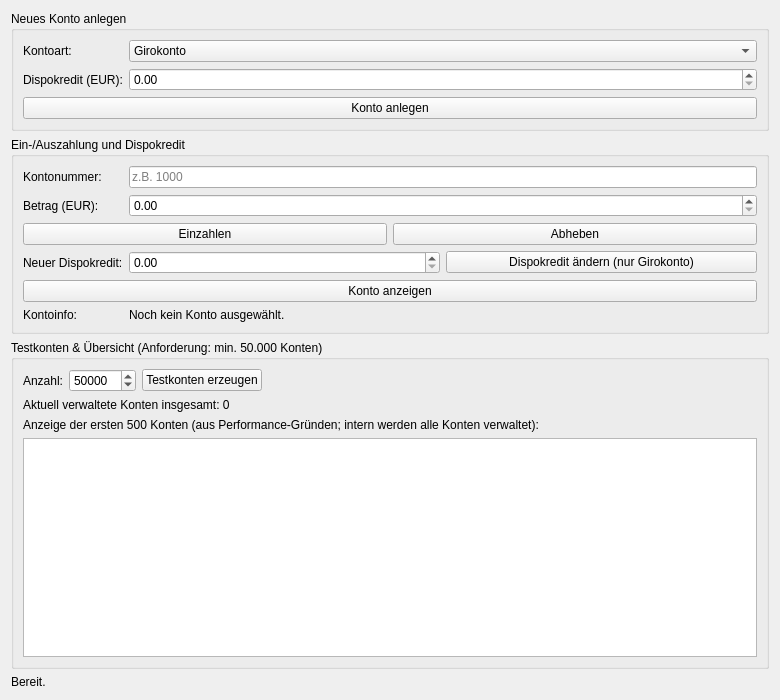
<?xml version="1.0" encoding="UTF-8"?>
<ui version="4.0">
 <class>Widget</class>
 <widget class="QWidget" name="Widget">
  <property name="geometry">
   <rect>
    <x>0</x>
    <y>0</y>
    <width>780</width>
    <height>700</height>
   </rect>
  </property>
  <property name="windowTitle">
   <string>Bankhaus - Kontenverwaltung</string>
  </property>
  <layout class="QVBoxLayout" name="verticalLayoutHaupt" stretch="0,0,1,0">
   <item>
    <widget class="QGroupBox" name="gruppeAnlegen">
     <property name="title">
      <string>Neues Konto anlegen</string>
     </property>
     <layout class="QFormLayout" name="formLayoutAnlegen">
      <item row="0" column="0">
       <widget class="QLabel" name="labelKontoart">
        <property name="text">
         <string>Kontoart:</string>
        </property>
       </widget>
      </item>
      <item row="0" column="1">
       <widget class="QComboBox" name="comboKontoart">
        <item>
         <property name="text">
          <string>Girokonto</string>
         </property>
        </item>
        <item>
         <property name="text">
          <string>Sparkonto</string>
         </property>
        </item>
       </widget>
      </item>
      <item row="1" column="0">
       <widget class="QLabel" name="labelStartwert">
        <property name="text">
         <string>Dispokredit (EUR):</string>
        </property>
       </widget>
      </item>
      <item row="1" column="1">
       <widget class="QDoubleSpinBox" name="spinStartwert">
        <property name="decimals">
         <number>2</number>
        </property>
        <property name="maximum">
         <double>1000000.000000000</double>
        </property>
       </widget>
      </item>
      <item row="2" column="0" colspan="2">
       <widget class="QPushButton" name="buttonKontoAnlegen">
        <property name="text">
         <string>Konto anlegen</string>
        </property>
       </widget>
      </item>
     </layout>
    </widget>
   </item>
   <item>
    <widget class="QGroupBox" name="gruppeAktionen">
     <property name="title">
      <string>Ein-/Auszahlung und Dispokredit</string>
     </property>
     <layout class="QFormLayout" name="formLayoutAktionen">
      <item row="0" column="0">
       <widget class="QLabel" name="labelKontonummer">
        <property name="text">
         <string>Kontonummer:</string>
        </property>
       </widget>
      </item>
      <item row="0" column="1">
       <widget class="QLineEdit" name="editKontoNr">
        <property name="placeholderText">
         <string>z.B. 1000</string>
        </property>
       </widget>
      </item>
      <item row="1" column="0">
       <widget class="QLabel" name="labelBetrag">
        <property name="text">
         <string>Betrag (EUR):</string>
        </property>
       </widget>
      </item>
      <item row="1" column="1">
       <widget class="QDoubleSpinBox" name="spinBetrag">
        <property name="decimals">
         <number>2</number>
        </property>
        <property name="maximum">
         <double>1000000.000000000</double>
        </property>
       </widget>
      </item>
      <item row="2" column="0" colspan="2">
       <layout class="QHBoxLayout" name="horizontalLayoutEinAus">
        <item>
         <widget class="QPushButton" name="buttonEinzahlen">
          <property name="text">
           <string>Einzahlen</string>
          </property>
         </widget>
        </item>
        <item>
         <widget class="QPushButton" name="buttonAbheben">
          <property name="text">
           <string>Abheben</string>
          </property>
         </widget>
        </item>
       </layout>
      </item>
      <item row="3" column="0">
       <widget class="QLabel" name="labelNeuerDispo">
        <property name="text">
         <string>Neuer Dispokredit:</string>
        </property>
       </widget>
      </item>
      <item row="3" column="1">
       <layout class="QHBoxLayout" name="horizontalLayoutDispo">
        <item>
         <widget class="QDoubleSpinBox" name="spinNeuerDispo">
          <property name="decimals">
           <number>2</number>
          </property>
          <property name="maximum">
           <double>1000000.000000000</double>
          </property>
         </widget>
        </item>
        <item>
         <widget class="QPushButton" name="buttonDispoAendern">
          <property name="text">
           <string>Dispokredit ändern (nur Girokonto)</string>
          </property>
         </widget>
        </item>
       </layout>
      </item>
      <item row="4" column="0" colspan="2">
       <widget class="QPushButton" name="buttonKontoSuchen">
        <property name="text">
         <string>Konto anzeigen</string>
        </property>
       </widget>
      </item>
      <item row="5" column="0">
       <widget class="QLabel" name="labelKontoInfoUeberschrift">
        <property name="text">
         <string>Kontoinfo:</string>
        </property>
       </widget>
      </item>
      <item row="5" column="1">
       <widget class="QLabel" name="labelKontoInfo">
        <property name="text">
         <string>Noch kein Konto ausgewählt.</string>
        </property>
        <property name="wordWrap">
         <bool>true</bool>
        </property>
       </widget>
      </item>
     </layout>
    </widget>
   </item>
   <item>
    <widget class="QGroupBox" name="gruppeUebersicht">
     <property name="title">
      <string>Testkonten &amp;&amp; Übersicht (Anforderung: min. 50.000 Konten)</string>
     </property>
     <layout class="QVBoxLayout" name="verticalLayoutUebersicht">
      <item>
       <layout class="QHBoxLayout" name="horizontalLayoutTest">
        <item>
         <widget class="QLabel" name="labelAnzahlBeschriftung">
          <property name="text">
           <string>Anzahl:</string>
          </property>
         </widget>
        </item>
        <item>
         <widget class="QSpinBox" name="spinTestkontenAnzahl">
          <property name="maximum">
           <number>1000000</number>
          </property>
          <property name="value">
           <number>50000</number>
          </property>
         </widget>
        </item>
        <item>
         <widget class="QPushButton" name="buttonTestkontenErzeugen">
          <property name="text">
           <string>Testkonten erzeugen</string>
          </property>
         </widget>
        </item>
        <item>
         <spacer name="horizontalSpacerTest">
          <property name="orientation">
           <enum>Qt::Horizontal</enum>
          </property>
          <property name="sizeHint" stdset="0">
           <size>
            <width>40</width>
            <height>20</height>
           </size>
          </property>
         </spacer>
        </item>
       </layout>
      </item>
      <item>
       <widget class="QLabel" name="labelAnzahlKonten">
        <property name="text">
         <string>Aktuell verwaltete Konten insgesamt: 0</string>
        </property>
       </widget>
      </item>
      <item>
       <widget class="QLabel" name="labelHinweisAnzeige">
        <property name="text">
         <string>Anzeige der ersten 500 Konten (aus Performance-Gründen; intern werden alle Konten verwaltet):</string>
        </property>
        <property name="wordWrap">
         <bool>true</bool>
        </property>
       </widget>
      </item>
      <item>
       <widget class="QListWidget" name="listeKonten"/>
      </item>
     </layout>
    </widget>
   </item>
   <item>
    <widget class="QLabel" name="labelStatus">
     <property name="text">
      <string>Bereit.</string>
     </property>
     <property name="wordWrap">
      <bool>true</bool>
     </property>
    </widget>
   </item>
  </layout>
 </widget>
 <resources/>
 <connections/>
</ui>
